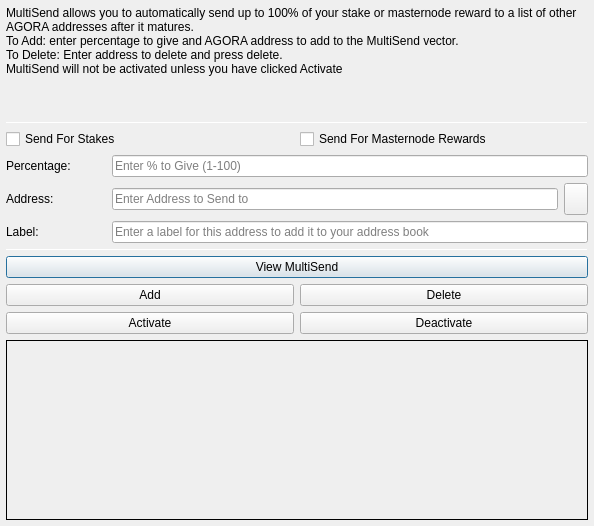
<?xml version="1.0" encoding="UTF-8"?>
<ui version="4.0">
 <class>MultiSendDialog</class>
 <widget class="QDialog" name="MultiSendDialog">
  <property name="windowModality">
   <enum>Qt::NonModal</enum>
  </property>
  <property name="geometry">
   <rect>
    <x>0</x>
    <y>0</y>
    <width>594</width>
    <height>526</height>
   </rect>
  </property>
  <property name="windowTitle">
   <string>MultiSend</string>
  </property>
  <layout class="QVBoxLayout" name="verticalLayout" stretch="0">
   <property name="leftMargin">
    <number>6</number>
   </property>
   <property name="topMargin">
    <number>6</number>
   </property>
   <property name="rightMargin">
    <number>6</number>
   </property>
   <property name="bottomMargin">
    <number>6</number>
   </property>
   <item>
    <layout class="QVBoxLayout" name="verticalLayout_Main" stretch="1,1,1,0,1,1,1">
     <item>
      <widget class="QLabel" name="label_2">
       <property name="lineWidth">
        <number>1</number>
       </property>
       <property name="text">
        <string>MultiSend allows you to automatically send up to 100% of your stake or masternode reward to a list of other AGORA addresses after it matures.
To Add: enter percentage to give and AGORA address to add to the MultiSend vector.
To Delete: Enter address to delete and press delete.
MultiSend will not be activated unless you have clicked Activate</string>
       </property>
       <property name="alignment">
        <set>Qt::AlignLeading|Qt::AlignLeft|Qt::AlignTop</set>
       </property>
       <property name="wordWrap">
        <bool>true</bool>
       </property>
      </widget>
     </item>
     <item>
      <widget class="Line" name="line">
       <property name="minimumSize">
        <size>
         <width>0</width>
         <height>1</height>
        </size>
       </property>
       <property name="maximumSize">
        <size>
         <width>16777215</width>
         <height>1</height>
        </size>
       </property>
       <property name="orientation">
        <enum>Qt::Horizontal</enum>
       </property>
      </widget>
     </item>
     <item>
      <layout class="QVBoxLayout" name="verticalLayout_Settings">
       <item>
        <layout class="QHBoxLayout" name="horizontalLayout">
         <item>
          <widget class="QCheckBox" name="multiSendStakeCheckBox">
           <property name="text">
            <string>Send For Stakes</string>
           </property>
          </widget>
         </item>
         <item>
          <widget class="QCheckBox" name="multiSendMasternodeCheckBox">
           <property name="text">
            <string>Send For Masternode Rewards</string>
           </property>
          </widget>
         </item>
        </layout>
       </item>
       <item>
        <layout class="QHBoxLayout" name="horizontalLayout_6">
         <item>
          <widget class="QLabel" name="label">
           <property name="minimumSize">
            <size>
             <width>100</width>
             <height>0</height>
            </size>
           </property>
           <property name="toolTip">
            <string>Percentage of stake to send</string>
           </property>
           <property name="text">
            <string>Percentage:</string>
           </property>
          </widget>
         </item>
         <item>
          <widget class="QLineEdit" name="multiSendPercentEdit">
           <property name="toolTip">
            <string>Enter whole numbers 1 - 100</string>
           </property>
           <property name="placeholderText">
            <string>Enter % to Give (1-100)</string>
           </property>
          </widget>
         </item>
        </layout>
       </item>
       <item>
        <layout class="QHBoxLayout" name="horizontalLayout_7">
         <item>
          <widget class="QLabel" name="label_5">
           <property name="minimumSize">
            <size>
             <width>100</width>
             <height>0</height>
            </size>
           </property>
           <property name="toolTip">
            <string>Address to send portion of stake to</string>
           </property>
           <property name="text">
            <string>Address:</string>
           </property>
          </widget>
         </item>
         <item>
          <widget class="QLineEdit" name="multiSendAddressEdit">
           <property name="toolTip">
            <string/>
           </property>
           <property name="placeholderText">
            <string>Enter Address to Send to</string>
           </property>
          </widget>
         </item>
         <item>
          <widget class="QToolButton" name="addressBookButton">
           <property name="maximumSize">
            <size>
             <width>16777215</width>
             <height>32</height>
            </size>
           </property>
           <property name="toolTip">
            <string>Choose an address from the address book</string>
           </property>
           <property name="text">
            <string/>
           </property>
           <property name="shortcut">
            <string>Alt+A</string>
           </property>
          </widget>
         </item>
        </layout>
       </item>
      </layout>
     </item>
     <item>
      <layout class="QHBoxLayout" name="horizontalLayout_3">
       <item>
        <widget class="QLabel" name="label_3">
         <property name="minimumSize">
          <size>
           <width>100</width>
           <height>0</height>
          </size>
         </property>
         <property name="text">
          <string>Label:</string>
         </property>
        </widget>
       </item>
       <item>
        <widget class="QLineEdit" name="labelAddressLabelEdit">
         <property name="placeholderText">
          <string>Enter a label for this address to add it to your address book</string>
         </property>
        </widget>
       </item>
      </layout>
     </item>
     <item>
      <widget class="Line" name="line_2">
       <property name="minimumSize">
        <size>
         <width>0</width>
         <height>1</height>
        </size>
       </property>
       <property name="maximumSize">
        <size>
         <width>16777215</width>
         <height>1</height>
        </size>
       </property>
       <property name="orientation">
        <enum>Qt::Horizontal</enum>
       </property>
      </widget>
     </item>
     <item>
      <layout class="QVBoxLayout" name="verticalLayout_Buttons">
       <item>
        <layout class="QHBoxLayout" name="horizontalLayout_4">
         <item>
          <widget class="QPushButton" name="viewButton">
           <property name="toolTip">
            <string/>
           </property>
           <property name="statusTip">
            <string>View MultiSend Vector</string>
           </property>
           <property name="text">
            <string>View MultiSend</string>
           </property>
          </widget>
         </item>
        </layout>
       </item>
       <item>
        <layout class="QHBoxLayout" name="horizontalLayout_2">
         <item>
          <widget class="QPushButton" name="addButton">
           <property name="toolTip">
            <string/>
           </property>
           <property name="statusTip">
            <string>Add to MultiSend Vector</string>
           </property>
           <property name="text">
            <string>Add</string>
           </property>
          </widget>
         </item>
         <item>
          <widget class="QPushButton" name="deleteButton">
           <property name="toolTip">
            <string/>
           </property>
           <property name="statusTip">
            <string>Delete Address From MultiSend Vector</string>
           </property>
           <property name="text">
            <string>Delete</string>
           </property>
          </widget>
         </item>
        </layout>
       </item>
       <item>
        <layout class="QHBoxLayout" name="horizontalLayout_5">
         <item>
          <widget class="QPushButton" name="activateButton">
           <property name="statusTip">
            <string>Activate MultiSend</string>
           </property>
           <property name="text">
            <string>Activate</string>
           </property>
          </widget>
         </item>
         <item>
          <widget class="QPushButton" name="disableButton">
           <property name="statusTip">
            <string>Deactivate MultiSend</string>
           </property>
           <property name="text">
            <string>Deactivate</string>
           </property>
          </widget>
         </item>
        </layout>
       </item>
      </layout>
     </item>
     <item>
      <widget class="QLabel" name="message">
       <property name="minimumSize">
        <size>
         <width>0</width>
         <height>180</height>
        </size>
       </property>
       <property name="frameShape">
        <enum>QFrame::Panel</enum>
       </property>
       <property name="frameShadow">
        <enum>QFrame::Plain</enum>
       </property>
       <property name="lineWidth">
        <number>1</number>
       </property>
       <property name="midLineWidth">
        <number>1</number>
       </property>
       <property name="text">
        <string/>
       </property>
       <property name="alignment">
        <set>Qt::AlignLeading|Qt::AlignLeft|Qt::AlignTop</set>
       </property>
       <property name="wordWrap">
        <bool>true</bool>
       </property>
      </widget>
     </item>
    </layout>
   </item>
  </layout>
 </widget>
 <resources>
  <include location="../agora.qrc"/>
 </resources>
 <connections/>
</ui>
